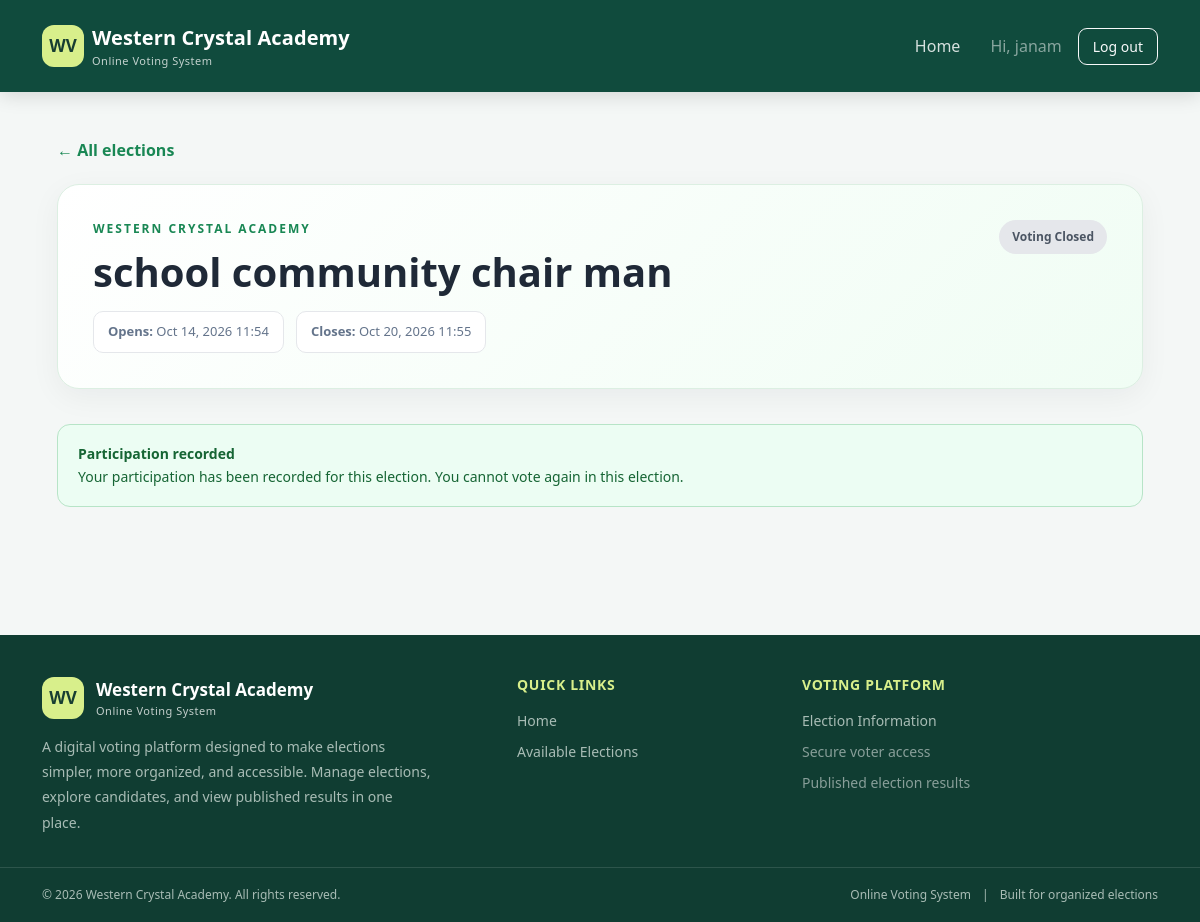
/voting/elections/2/ (signed in), run on the app's committed database.
### voting/models.py (models this page shows, shortened)
class Election(models.Model):
    title = models.CharField(max_length=150)
    description = models.TextField(blank=True)
    opens_at = models.DateTimeField()
    closes_at = models.DateTimeField()
    is_published = models.BooleanField(default=False)
    results_published = models.BooleanField(default=False)
    created_at = models.DateTimeField(auto_now_add=True)
    class Meta:
        ordering = ["-opens_at"]
    @property
    def is_open(self):
        now = timezone.now()
        return (
            self.is_published
            and self.opens_at <= now <= self.closes_at
        )

### voting/views.py (the view)
# urls.py: path("elections/<int:election_id>/", views.election_detail, name="election_detail"),
@login_required
def election_detail(request, election_id):
    election = get_object_or_404(
        Election,
        pk=election_id,
        is_published=True,
    )
    profile = getattr(
        request.user,
        "voter_profile",
        None,
    )
    has_voted = Participation.objects.filter(
        election=election,
        voter=request.user,
    ).exists()
    candidates = election.candidates.filter(
        is_active=True,
    ).order_by("full_name")
    return render(
        request,
        "voting/election_detail.html",
        {
            "election": election,
            "candidates": candidates,
            "profile": profile,
            "has_voted": has_voted,
            "is_open": election.is_open,
        },
    )

### templates/voting/election_detail.html (shortened to what this page needs)
{% extends "base.html" %}
{% block content %}
<div class="election-page">
    <a href="{% url 'home' %}" class="back-link">
        &larr; All elections
    </a>
    <section class="election-header">
        <div class="d-flex flex-wrap justify-content-between align-items-start gap-3">
            <div style="flex: 1; min-width: 0;">
                <p class="election-label">WESTERN CRYSTAL ACADEMY</p>
                <h1 class="election-title">
                    {{ election.title }}
                </h1>
            </div>
            {% if is_open %}
                <span class="election-status status-open">
                    Voting Open
                </span>
            {% else %}
                <span class="election-status status-closed">
                    Voting Closed
                </span>
            {% endif %}
        </div>
        <div class="election-dates">
            <div class="date-item">
                <strong>Opens:</strong>
                {{ election.opens_at|date:"M d, Y H:i" }}
            </div>
            <div class="date-item">
                <strong>Closes:</strong>
                {{ election.closes_at|date:"M d, Y H:i" }}
            </div>
        </div>
    </section>
    {% if not profile or not profile.is_eligible %}
        <div class="notice notice-warning">
            <strong>Voter approval required</strong><br>
            Your voter profile has not been approved yet.
            Please contact the election administrator.
        </div>
    {% elif has_voted %}
        <div class="notice notice-success">
            <strong>Participation recorded</strong><br>
            Your participation has been recorded for this election.
            You cannot vote again in this election.
        </div>
    {% else %}
        <div class="notice notice-info">
            <strong>Voting is not open</strong><br>
            This election is not currently accepting votes. Please check the opening and closing times.
        </div>
    {% endif %}
</div>
{% endblock %}

### templates/base.html (shortened to what this page needs)
<!doctype html>
<html lang="en">
<head>
    <link href="https://cdn.jsdelivr.net/npm/bootstrap@5.3.3/dist/css/bootstrap.min.css"
          rel="stylesheet">
</head>
<body>
<nav class="navbar navbar-expand-lg navbar-dark main-navbar">
    <div class="container">
        <a class="navbar-brand d-flex align-items-center gap-2"
           href="{% url 'home' %}">
            <span class="brand-mark">WV</span>
            <span>
                Western Crystal Academy
                <small class="d-block fw-normal opacity-75 brand-subtitle">
                    Online Voting System
                </small>
            </span>
        </a>
        <div class="collapse navbar-collapse" id="mainNavigation">
            <div class="navbar-nav ms-auto align-items-lg-center gap-lg-2">
                <a class="nav-link" href="{% url 'home' %}">
                    Home
                </a>
                {% if user.is_authenticated %}
                    <span class="navbar-text text-white-50 px-lg-2">
                        Hi, {{ user.username }}
                    </span>
                    <form method="post" action="{% url 'logout' %}" class="m-0">
                        <button type="submit" class="btn btn-sm btn-outline-light btn-logout">
                            Log out
                        </button>
                    </form>
                {% endif %}
            </div>
        </div>
    </div>
</nav>
<main class="container page-main">
    {% block content %}{% endblock %}
</main>
<footer class="site-footer">
    <div class="container footer-main">
        <div class="row g-4">
            <div class="col-lg-5 col-md-6">
                <div class="footer-brand">
                    <span class="brand-mark">WV</span>
                    <span>
                        Western Crystal Academy
                        <small class="d-block fw-normal brand-subtitle opacity-75">
                            Online Voting System
                        </small>
                    </span>
                </div>
                <p class="footer-description mb-0">
                    A digital voting platform designed to make elections
                    simpler, more organized, and accessible. Manage elections,
                    explore candidates, and view published results in one place.
                </p>
            </div>
            <div class="col-lg-3 col-md-6">
                <h6 class="footer-heading">Quick Links</h6>
                <div class="footer-links">
                    <a href="{% url 'home' %}">Home</a>
                    {% if user.is_authenticated %}
                        <a href="{% url 'home' %}">Available Elections</a>
                    {% else %}
                        <a href="{% url 'login' %}">Voter Login</a>
                        <a href="{% url 'register' %}">Create an Account</a>
                    {% endif %}
                </div>
            </div>
            <div class="col-lg-4 col-md-6">
                <h6 class="footer-heading">Voting Platform</h6>
                <div class="footer-links">
                    <a href="{% url 'home' %}">Election Information</a>
                    <span class="text-white-50 small">
                        Secure voter access
                    </span>
                    <span class="text-white-50 small">
                        Published election results
                    </span>
                </div>
            </div>
        </div>
    </div>
    <div class="footer-bottom">
        <div class="container">
            <div class="row align-items-center gy-2">
                <div class="col-md-6 text-center text-md-start">
                    &copy; {% now "Y" %} Western Crystal Academy.
                    All rights reserved.
                </div>
                <div class="col-md-6 text-center text-md-end">
                    <span>Online Voting System</span>
                    <span class="mx-2">|</span>
                    <span>Built for organized elections</span>
                </div>
            </div>
        </div>
    </div>
</footer>
</body>
</html>

### templates/base.html (style rules this page uses)
:root { --brand: #176b55; --brand-dark: #104b3d; --brand-light: #21856a; --accent: #d8ef8b; --page: #f4f7f6; --text: #1d2b27; --muted: #a8bcb5; }
* { box-sizing: border-box; }
html { scroll-behavior: smooth; scroll-padding-top: 90px; }
body { min-height: 100vh; display: flex; flex-direction: column; margin: 0; background: var(--page); color: var(--text); font-family: "Segoe UI", Arial, sans-serif; }
.main-navbar { position: fixed; top: 0; left: 0; right: 0; z-index: 1030; background: var(--brand-dark); box-shadow: 0 4px 18px rgba(0, 0, 0, 0.13); min-height: 76px; }
.main-navbar .container { min-height: 76px; }
.navbar-brand { color: #fff !important; font-weight: 700; letter-spacing: 0.1px; }
.brand-mark { width: 42px; height: 42px; flex-shrink: 0; border-radius: 12px; background: var(--accent); color: #173e32; display: grid; place-items: center; font-size: 17px; font-weight: 800; }
.brand-subtitle { font-size: 11px; letter-spacing: 0.5px; }
.navbar-nav .nav-link { color: rgba(255, 255, 255, 0.83); font-weight: 500; padding: 10px 14px !important; border-radius: 8px; transition: background 0.2s ease, color 0.2s ease; }
.btn-logout { border-radius: 9px; padding: 7px 14px; }
.page-main { flex: 1; width: 100%; padding-top: 108px !important; padding-bottom: 48px !important; }
.site-footer { margin-top: auto; background: #103d32; color: #fff; }
.footer-main { padding-top: 42px; padding-bottom: 32px; }
.footer-brand { display: flex; align-items: center; gap: 12px; margin-bottom: 15px; font-weight: 700; font-size: 17px; }
.footer-description { max-width: 390px; color: var(--muted); font-size: 14px; line-height: 1.8; }
.footer-heading { margin-bottom: 16px; color: var(--accent); font-size: 14px; font-weight: 700; letter-spacing: 0.7px; text-transform: uppercase; }
.footer-links { display: flex; flex-direction: column; gap: 10px; }
.footer-links a { width: fit-content; color: var(--muted); text-decoration: none; font-size: 14px; transition: color 0.2s ease, transform 0.2s ease; }
.footer-bottom { border-top: 1px solid rgba(255, 255, 255, 0.12); padding-top: 18px; padding-bottom: 18px; color: var(--muted); font-size: 12px; }

### templates/voting/election_detail.html (style rules this page uses)
.election-page { max-width: 1200px; margin: 0 auto; padding: 30px 15px 60px; color: #1f2937; }
.back-link { display: inline-flex; align-items: center; gap: 8px; color: #198754; text-decoration: none; font-weight: 600; margin-bottom: 22px; transition: color 0.2s ease; }
.election-header { position: relative; overflow: hidden; background: linear-gradient(135deg, #ffffff, #f0fdf4); border: 1px solid #dcefe2; border-radius: 22px; padding: 35px; margin-bottom: 35px; box-shadow: 0 8px 30px rgba(15, 23, 42, 0.05); }
.election-label { color: #198754; font-size: 12px; font-weight: 800; letter-spacing: 2px; margin-bottom: 10px; }
.election-title { font-size: clamp(27px, 4vw, 40px); font-weight: 800; line-height: 1.2; margin: 0 0 15px; overflow-wrap: anywhere; }
.election-dates { display: flex; flex-wrap: wrap; gap: 12px; color: #64748b; font-size: 13px; }
.date-item { background: #ffffff; border: 1px solid #e5e7eb; border-radius: 10px; padding: 10px 14px; }
.election-status { display: inline-block; padding: 8px 13px; border-radius: 30px; font-size: 12px; font-weight: 700; white-space: nowrap; }
.status-closed { background: #e5e7eb; color: #4b5563; }
.notice { border-radius: 13px; padding: 17px 20px; margin: 20px 0; font-size: 14px; line-height: 1.7; }
.notice-success { background: #ecfdf3; border: 1px solid #b7e4c7; color: #166534; }

### data on the page
Election: title "school community chair man", opens_at "Oct 14, 2026 11:54", closes_at "Oct 20, 2026 11:55"

### other printed values
{{ user.username }} "janam"
